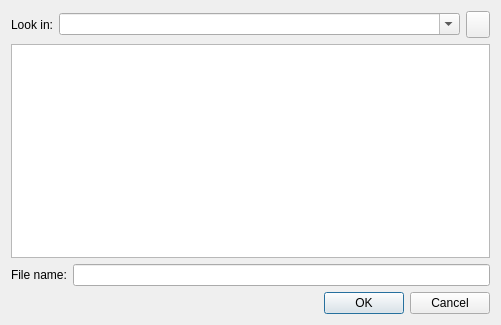
<?xml version="1.0" encoding="UTF-8"?>
<ui version="4.0">
 <class>AndroidFileDialog</class>
 <widget class="QDialog" name="AndroidFileDialog">
  <property name="geometry">
   <rect>
    <x>0</x>
    <y>0</y>
    <width>501</width>
    <height>325</height>
   </rect>
  </property>
  <property name="windowTitle">
   <string>Dialog</string>
  </property>
  <layout class="QVBoxLayout" name="verticalLayout">
   <item>
    <layout class="QHBoxLayout" name="horizontalLayout_2">
     <item>
      <widget class="QLabel" name="label_2">
       <property name="sizePolicy">
        <sizepolicy hsizetype="Preferred" vsizetype="Preferred">
         <horstretch>0</horstretch>
         <verstretch>0</verstretch>
        </sizepolicy>
       </property>
       <property name="text">
        <string>Look in:</string>
       </property>
       <property name="alignment">
        <set>Qt::AlignRight|Qt::AlignTrailing|Qt::AlignVCenter</set>
       </property>
      </widget>
     </item>
     <item>
      <widget class="QComboBox" name="pathComboBox">
       <property name="sizePolicy">
        <sizepolicy hsizetype="Expanding" vsizetype="Fixed">
         <horstretch>0</horstretch>
         <verstretch>0</verstretch>
        </sizepolicy>
       </property>
       <property name="editable">
        <bool>true</bool>
       </property>
      </widget>
     </item>
     <item>
      <widget class="QToolButton" name="upButton">
       <property name="text">
        <string/>
       </property>
       <property name="iconSize">
        <size>
         <width>16</width>
         <height>20</height>
        </size>
       </property>
      </widget>
     </item>
    </layout>
   </item>
   <item>
    <widget class="QTableView" name="filesView">
     <property name="editTriggers">
      <set>QAbstractItemView::NoEditTriggers</set>
     </property>
     <property name="selectionMode">
      <enum>QAbstractItemView::SingleSelection</enum>
     </property>
     <property name="selectionBehavior">
      <enum>QAbstractItemView::SelectRows</enum>
     </property>
     <property name="showGrid">
      <bool>false</bool>
     </property>
     <property name="cornerButtonEnabled">
      <bool>false</bool>
     </property>
     <attribute name="horizontalHeaderHighlightSections">
      <bool>false</bool>
     </attribute>
     <attribute name="verticalHeaderVisible">
      <bool>false</bool>
     </attribute>
    </widget>
   </item>
   <item>
    <layout class="QHBoxLayout" name="horizontalLayout">
     <item>
      <widget class="QLabel" name="label">
       <property name="text">
        <string>File name:</string>
       </property>
      </widget>
     </item>
     <item>
      <widget class="QLineEdit" name="fileLineEdit"/>
     </item>
    </layout>
   </item>
   <item>
    <widget class="QDialogButtonBox" name="buttonBox">
     <property name="orientation">
      <enum>Qt::Horizontal</enum>
     </property>
     <property name="standardButtons">
      <set>QDialogButtonBox::Cancel|QDialogButtonBox::Ok</set>
     </property>
    </widget>
   </item>
  </layout>
 </widget>
 <resources/>
 <connections>
  <connection>
   <sender>buttonBox</sender>
   <signal>rejected()</signal>
   <receiver>AndroidFileDialog</receiver>
   <slot>reject()</slot>
   <hints>
    <hint type="sourcelabel">
     <x>294</x>
     <y>311</y>
    </hint>
    <hint type="destinationlabel">
     <x>286</x>
     <y>274</y>
    </hint>
   </hints>
  </connection>
  <connection>
   <sender>fileLineEdit</sender>
   <signal>returnPressed()</signal>
   <receiver>AndroidFileDialog</receiver>
   <slot>accept()</slot>
   <hints>
    <hint type="sourcelabel">
     <x>164</x>
     <y>262</y>
    </hint>
    <hint type="destinationlabel">
     <x>4</x>
     <y>282</y>
    </hint>
   </hints>
  </connection>
 </connections>
</ui>
